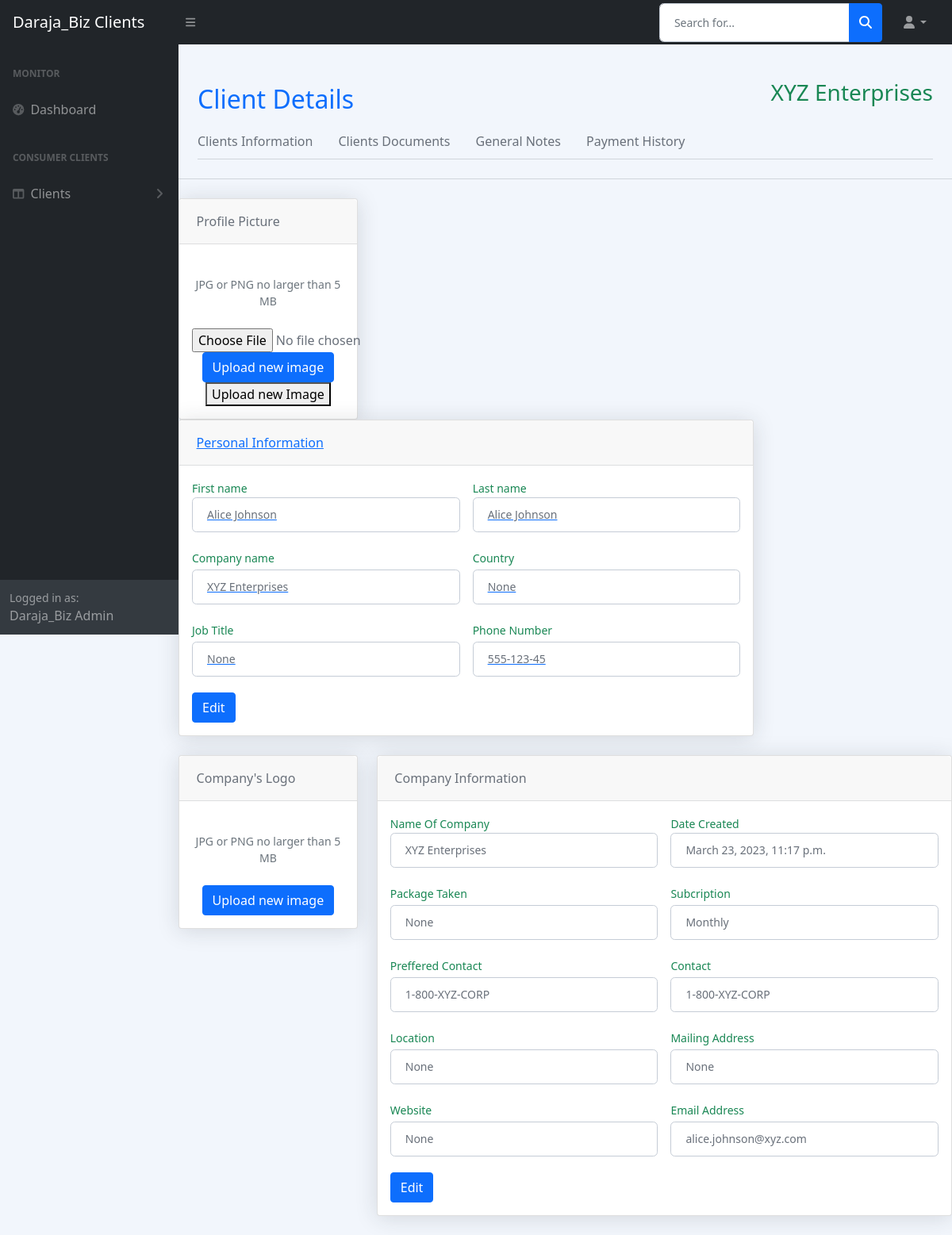
The page /clients_data/5/ on the database its author committed.
### client/models.py (models this page shows, shortened)
class Client(models.Model):
    CATEGORY_CHOICES = (
        ('Basic', 'Basic'),
        ('Standard', 'Standard'),
        ('Premium', 'Premium'),
    )
    name = models.CharField(max_length=200, null=True)
    job_title = models.CharField(max_length=200, null=True)
    personal_contact = models.CharField(max_length=10)
    personal_image = models.ImageField(upload_to='images/', null=True, blank=True)
    company_name = models.CharField(max_length=200, null=True)
    company_contact = models.CharField(max_length=50, null=True)
    email = models.EmailField(max_length=200, null=True)
    date_created = models.DateTimeField(auto_now_add=True)
    location = models.CharField(max_length=20, null=True)
    company_website = models.URLField(max_length=30, null=True)
    address = models.CharField(max_length=20, null=True)
    company_image = models.ImageField(upload_to='images/', null=True, blank=True)
    product_name = models.CharField(max_length=200, null=True)
    product_category = models.CharField(max_length=200, null=True, choices=CATEGORY_CHOICES)
    product_price = models.FloatField(null=True,)

### client/views.py (the view)
# urls.py: path('clients_data/<str:cd_ID>/' , views.Clients_data, name="clients_data"),
def Clients_data(request,cd_ID):
   client =Client.objects.get(id=cd_ID)
   context={
      'client':client,
   }
   return render(request,'client/client_data.html',context)

### client/templates/client/client_data.html (shortened to what this page needs)
{% extends 'client/base.html'%}
{%block content%}
</head>
{% include "client/header.html" %}
                <hr class="mt-0 mb-4">
                <div class="row">
                    <div class="col-xl-3">
                        <div class="card mb-4 mb-xl-0">
                            <div class="card-header">Profile Picture</div>
                            <div class="card-body text-center">
                                <div class="small font-italic text-muted mb-4">JPG or PNG no larger than 5 MB</div>
                                <form action="" method="POST" enctype="multipart/form-data">
                                  <input type="file" name="image" accept="image/*">
                                  <input class="btn btn-primary" type="submit" value="Upload new image">
                                  <a href="{% url 'upload_profile_picture'%}"><button type="submit">Upload new Image</button>
                                </form>
                            </div>
                        </div>
                    </div>
                    <div class="col-xl-9">
                        <div class="card mb-4">
                            <div class="card-header">Personal Information</div>
                            <div class="card-body">
                                    <div class="row gx-3 mb-1">
                                        <div class="col-md-6">
                                            <label class="small text-success " for="inputFirstName">First name</label>
                                            <p class="form-control" id="inputFirstNameDisplay">{{client.name}}</p>
                                        </div>
                                        <div class="col-md-6">
                                            <label class="small text-success" for="inputLastName">Last name</label>
                                            <p class="form-control" id="inputLastName">{{client.name}}</p>
                                        </div>
                                    </div>
                                    <div class="row gx-3 mb-1">
                                        <div class="col-md-6">
                                            <label class="small mb-1 text-success" for="inputOrgName">Company name</label>
                                            <p class="form-control">{{client.company_name}}</p>
                                        </div>
                                        <div class="col-md-6">
                                            <label class="small mb-1 text-success" for="inputLocation">Country</label>
                                            <p class="form-control">{{client.location}}</p>
                                        </div>
                                    </div>
                                    <div class="row gx-3 mb-1">
                                        <div class="col-md-6">
                                            <label class="small mb-1 text-success" for="inputOrgName">Job Title</label>
                                            <p class="form-control">{{client.job_title}}</p>
                                        </div>
                                        <div class="col-md-6">
                                            <label class="small mb-1 text-success" for="inputLocation">Phone Number</label>
                                            <p class="form-control">{{client.personal_contact}}</p>
                                        </div>
                                    </div>
                                    <a href="{% url 'edit_personalinfo' client.id %}"><button class="btn btn-primary" type="button">Edit</button></a>
                            </div>
                            </div>
                        </div>
                    </div>
                    <div class="row">
                        <div class="col-xl-3">
                          <div class="card mb-4 mb-xl-0">
                            <div class="card-header">Company's Logo</div>
                            <div class="card-body text-center">
                              <div class="small font-italic text-muted mb-4">JPG or PNG no larger than 5 MB</div>
                              <button class="btn btn-primary" type="button">Upload new image</button>
                            </div>
                          </div>
                        </div>
                        <div class="col-xl-9">
                          <div class="card mb-4">
                            <div class="card-header">Company Information</div>
                            <div class="card-body">
                              <div class="row gx-3 mb-1">
                                <div class="col-md-6">
                                  <label class="small text-success " for="inputFirstName">Name Of Company</label>
                                  <p class="form-control" id="inputFirstNameDisplay">{{client.company_name}}</p>
                                </div>
                                <div class="col-md-6">
                                  <label class="small text-success" for="inputLastName">Date Created</label>
                                  <p class="form-control" id="inputLastName">{{client.date_created}}</p>
                                </div>
                              </div>
                              <div class="row gx-3 mb-1">
                                <div class="col-md-6">
                                  <label class="small mb-1 text-success" for="inputOrgName">Package Taken</label>
                                  <p class="form-control">{{ client.product_category }}</p>
                                </div>
                                <div class="col-md-6">
                                  <label class="small mb-1 text-success" for="inputLocation">Subcription</label>
                                  <p class="form-control">Monthly</p>
                                </div>
                              </div>
                              <div class="row gx-3 mb-1">
                                <div class="col-md-6">
                                  <label class="small mb-1 text-success" for="inputOrgName">Preffered Contact</label>
                                  <p class="form-control">{{client.company_contact}}</p>
                                </div>
                                <div class="col-md-6">
                                  <label class="small mb-1 text-success" for="inputLocation"> Contact</label>
                                  <p class="form-control">{{client.company_contact}}</p>
                                </div>
                              </div>
                              <div class="row gx-3 mb-1">
                                <div class="col-md-6">
                                  <label class="small mb-1 text-success" for="inputOrgName">Location</label>
                                  <p class="form-control">{{client.location}}</p>
                                </div>
                                <div class="col-md-6">
                                  <label class="small mb-1 text-success" for="inputLocation">Mailing Address</label>
                                  <p class="form-control">{{client.address}}</p>
                                </div>
                              </div>
                              <div class="row gx-3 mb-1">
                                <div class="col-md-6">
                                  <label class="small mb-1 text-success" for="inputOrgName">Website</label>
                                  <p class="form-control">{{client.company_website}}</p>
                                </div>
                                <div class="col-md-6">
                                  <label class="small mb-1 text-success" for="inputLocation">Email Address</label>
                                  <p class="form-control">{{client.email}}</p>
                                </div>
                              </div>
                              <a href="{% url 'edit_companyinfo' client.id %}"><button class="btn btn-primary" type="button">Edit</button></a>
                            </div>
                          </div>
                        </div>
                      </div>
        </div>
                </div>
{%endblock%}

### client/templates/client/header.html
<div id="layoutSidenav_content">
    <main>
        <div class="container-xl px-4 mt-4">
            <div class="d-flex justify-content-between align-items-center">
                <h2 class="text-primary">Client Details</h2>
                <ol class="breadcrumb">
                    <h3><li class="breadcrumb-item active text-success">{{client.company_name}}</li></h3>
                </ol>
            </div>
            <nav class="nav nav-borders ml-auto">
                <a class="nav-link active ms-0" href="{% url 'client_info' %}">Clients Information</a>
                <a class="nav-link" href="{% url 'clients_docs' %}">Clients Documents</a>
                <a class="nav-link" href="{% url 'General-notes' %}">General Notes</a>
                <a class="nav-link" href="{% url 'billing' %}">Payment History</a>
              </nav>
            <hr class="mt-0 mb-4">
        </div>

### client/templates/client/client_data.html (style rules this page uses)
body { margin-top:20px; background-color:#f2f6fc; color:#69707a; }
.card { box-shadow: 0 0.15rem 1.75rem 0 rgb(33 40 50 / 15%); }
.card .card-header { font-weight: 500; }
.card-header:first-child { border-radius: 0.35rem 0.35rem 0 0; }
.card-header { padding: 1rem 1.35rem; margin-bottom: 0; background-color: rgba(33, 40, 50, 0.03); border-bottom: 1px solid rgba(33, 40, 50, 0.125); }
.form-control, .dataTable-input { display: block; width: 100%; padding: 0.875rem 1.125rem; font-size: 0.875rem; font-weight: 400; line-height: 1; color: #69707a; background-color: #fff; background-clip: padding-box; border: 1px solid #c5ccd6; -webkit-appearance: none; -moz-appearance: none; appearance: none; border-radius: 0.35rem; transition: border-color 0.15s ease-in-out, box-shadow 0.15s ease-in-out; }
.nav-borders .nav-link { color: #69707a; border-bottom-width: 0.125rem; border-bottom-style: solid; border-bottom-color: transparent; padding-top: 0.5rem; padding-bottom: 0.5rem; padding-left: 0; padding-right: 0; margin-left: 1rem; margin-right: 1rem; }

### rows shown on the page
Client: company_name "XYZ Enterprises", name "Alice Johnson", location "None", job_title "None", personal_contact "555-123-45", date_created "March 23, 2023, 11:17 p.m.", product_category "None", company_contact "1-800-XYZ-CORP", address "None", company_website "None", email "alice.johnson@xyz.com"
